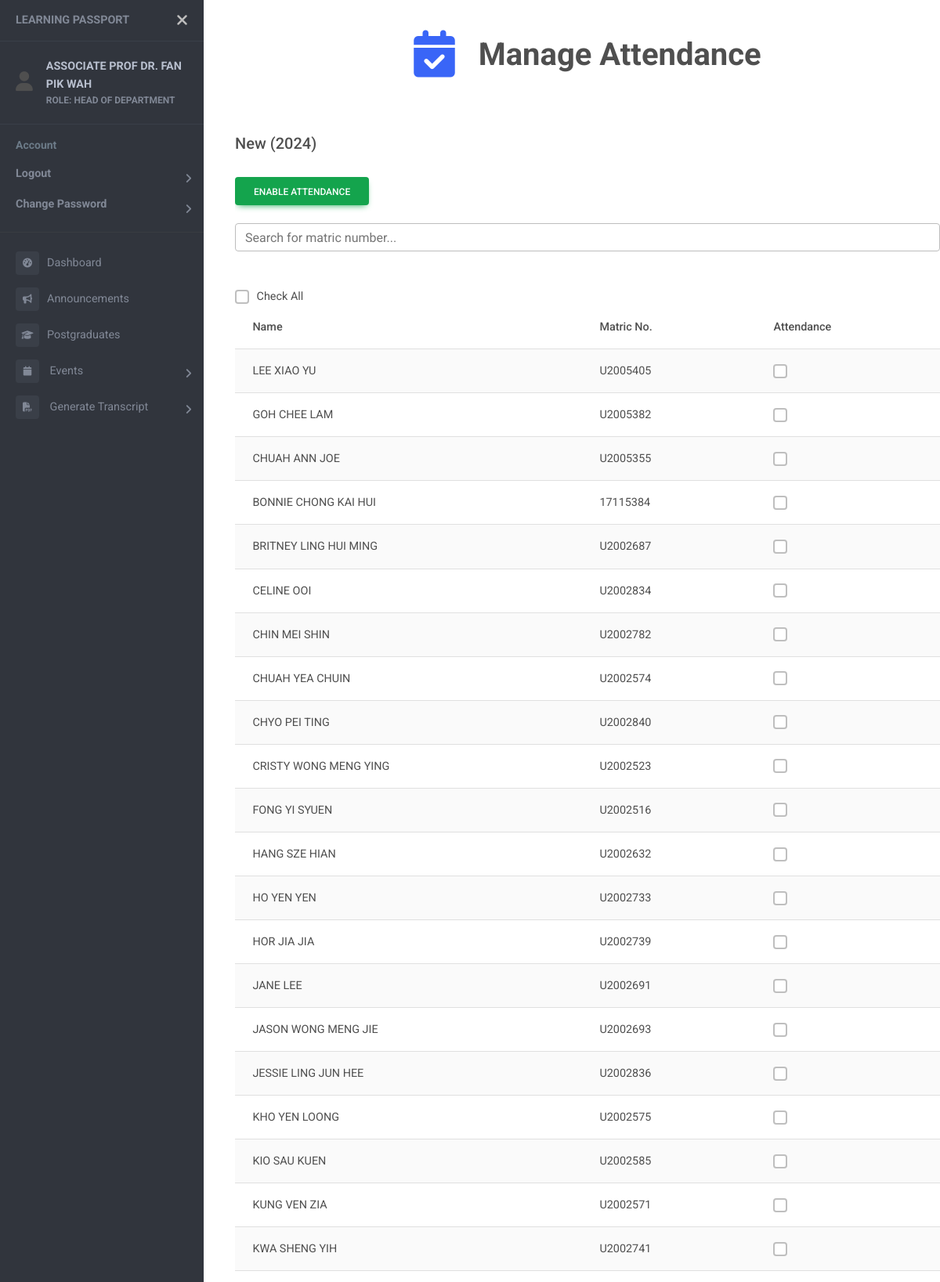
Page /event/admin-attendance/309 (signed in, upper part) on the committed database.
### users/models.py (models this page shows)
class User(AbstractUser):
    objects = UserManager()
    email = models.EmailField('email adress', unique=True)
    USERNAME_FIELD = 'email'
    REQUIRED_FIELDS = []
    first_name = None
    last_name = None
    username = None
    full_name = models.CharField(max_length=50, null=True)
    name_chi = models.CharField(max_length=50, null=True)
    password = models.CharField(max_length=128)
    last_login = models.DateTimeField(auto_now=True)
    ROLES = (
        ("SUPER ADMIN", "SUPER ADMIN"),
        ("ADMIN", "ADMIN"),
        ("HEAD OF DEPARTMENT", "HEAD OF DEPARTMENT"),
        ("LECTURER", "LECTURER"),
        ("STUDENT", "STUDENT"),
    )
    role = models.CharField(max_length=20, choices=ROLES, default="STUDENT")
    is_active = models.BooleanField(default=True)
    contact = models.CharField(max_length=20, null=True)
    address = models.CharField(max_length=100, null=True)
    date_inactive = models.DateField(null=True)

class Student(models.Model):
    user = models.OneToOneField(User, on_delete=models.CASCADE, null=True)
    matric_no = models.CharField(max_length=10)
    Program = (
        (1, "Bachelor of Arts Chinese Studies"),
        (2, "Master of Chinese Studies (Coursework)"),
        (3, "Master of Arts (Research)"),
        (4, "Doctor of Philosophy (Ph.D)"),
    )
    program = models.SmallIntegerField(choices=Program)
    lecturer = models.ForeignKey(Lecturer, on_delete=models.PROTECT)
    enrol_sem = models.ForeignKey(Semester, on_delete=models.SET_NULL, null=True, related_name="enrol_sem")
    grad_sem = models.ForeignKey(Semester, on_delete=models.SET_NULL, null=True, related_name="grad_sem")
    rm_date = models.DateTimeField(null=True)
    pd_date = models.DateTimeField(null=True)
    cd_date = models.DateTimeField(null=True)
    viva_date = models.DateTimeField(null=True)
    rm_status = models.BooleanField(default=False)
    pd_status = models.BooleanField(default=False)
    cd_status = models.BooleanField(default=False)
    viva_status = models.BooleanField(default=False)

### events/models.py (models this page shows)
class Events(models.Model):
    c_name = models.CharField(max_length=50, null=True)
    e_name = models.CharField(max_length=50)
    TYPE = (
        (1, 'Seminar/Talk'),
        (2, 'Conference'),
        (3, 'Proposal Defense'),
        (4, 'Candidature Defense'),
        (5, 'Welcome Week/Month'),
        (6, 'Chinese Studies Night'),
        (7, 'Workshop'),
        (8, 'Others'),
    )
    type = models.SmallIntegerField(choices=TYPE, null=True)
    start = models.DateTimeField(null=True)
    end = models.DateTimeField(null=True)
    year = models.IntegerField()
    venue = models.CharField(max_length=100, null=True)
    desc = models.CharField(max_length=200, null=True)
    internal = models.BooleanField()
    speaker = models.CharField(max_length=50, null=True)
    attendance = models.BooleanField(null=True)
    enable_attendance = models.BooleanField(null=True)
    file = models.FileField(upload_to='event_com/', null=True)
    filename = models.CharField(max_length=100, null=True)
    file_by = models.ForeignKey(Student, on_delete=models.SET_NULL, null=True)
    status = models.BooleanField(null=True)
    poster = models.FileField(upload_to='event_poster/', null=True)

### users/decorators.py (the view)
        def wrap(request, *args, **kwargs):
            if request.user.role in allowed_roles:
                return func(request, *args, **kwargs)
            else:
                raise PermissionDenied

### events/views.py (called while the page is built, shortened)
@login_required
@role_required(['SUPER ADMIN', 'HEAD OF DEPARTMENT', 'LECTURER'])
def adminAttendaceView (request, event_id):
    event = Events.objects.get(id=event_id)
    par_id = list()
    participants = Event_Participants.objects.filter(event_id=event_id, attendance=1)
    for par in participants:
        par_id.append(par.student_id)
    students = Student.objects.filter(user__is_active=True).exclude(id__in=par_id)
    context = {
        "event": event,
        "participants": participants,
        "students": students,
        "page_name": "Manage Attendance",
        "icon": "fa-solid fa-calendar-check fa-xl"
    }
    return render (request, "admin_attendance.html", context)

### templates/admin_attendance.html (shortened to what this page needs)
{% extends "sidebar.html" %}
{% block content %}
{% load static %}
<head>
</head>
<br>
<h5>{{event.e_name}} {% if event.start %} ({{event.start.year}}) {% endif %} </h5>
<br>
<form method="POST">
  {% if not event.enable_attendance %}
  <button type="submit" name="enable" class="btn btn-success" value="{{event.id}}" onclick="return confirm('Confirm to enable attendance for {{event.e_name}}?')">Enable Attendance</button>
  {% else %}
  <button type="disable" name="disable" class="btn btn-danger" value="{{event.id}}" onclick="return confirm('Confirm to disable attendance for {{event.e_name}}?')">Disable Attendance</button>
  {% endif %}
</form>
<br>
<input id="search" type="text" class="form-control" placeholder="Search for matric number..." onkeyup="searchFunction()">
<br><br>
{% if participants or students %}
<form method="POST">
    <table id="attendance_table" class= "table table-striped table-responsive">
        <thead>
            <tr>
                <div class="checkbox select-all">
                    <input id="check-all" class="form-check-input" type="checkbox" id="cc" onclick="javascript:checkAll(this)"/>
                    <label for="check-all">Check All</label>
                  </div>
                <th>Name</th>
                <th>Matric No. </th>
                <th>Attendance</th>
            </tr>
        </thead>
        <tbody>
            {% for student in students %}
                <tr>
                    <td>{{ student.user.full_name }}</td>
                    <td>{{ student.matric_no }}</td>
                    <div class="checkbox rows">
                    <td><input class="form-check-input" type="checkbox" name="{{ student.id }}" {% if participant.attendance %}checked{% endif %}></td>
                    </div>
                </tr>
            {% endfor %}
        </tbody>
    </table>
</form>
{% else %}
<center><sub>No student.</sub></center>
{% endif %}
{% endblock %}

### templates/sidebar.html (shortened to what this page needs)
<!DOCTYPE html>
<html>
<head>
    {% load static %}
    <link rel="stylesheet" href="https://cdnjs.cloudflare.com/ajax/libs/font-awesome/6.4.2/css/all.min.css">
    <link rel="stylesheet" href="{% static 'css/event_list.css' %}">
    <link href="https://cdnjs.cloudflare.com/ajax/libs/mdb-ui-kit/6.4.1/mdb.min.css" rel="stylesheet" />
    <link href="https://fonts.cdnfonts.com/css/mona-sans" rel="stylesheet">
    <link rel="stylesheet" href="{% static 'css/sidebar.css' %}">
</head>
<body>
    <div id="pageWrapper" class="page-wrapper chiller-theme">
        <nav id="sidebar" class="sidebar-wrapper">
            <div class="sidebar-content">
                <div class="sidebar-brand">
                    <a href="#">Learning Passport</a>
                    <div id="close-sidebar">
                        <i class="fas fa-times"></i>
                    </div>
                </div>
                {% if request.user.is_authenticated %}
                    <div class="sidebar-header">
                        <div style="display: flex; vertical-align: middle; align-items: center;">
                            <div>
                                <i class="fa fa-user" style="font-size:25px"></i>
                            </div>
                            <div class="user-info">
                                <span class="user-name">
                                    <strong>{{ request.user.full_name }}</strong>
                                </span>
                                <span class="user-role">
                                    <strong>ROLE: {{ request.user.get_role_display }}</strong>
                                </span>
                            </div>
                        </div>
                    </div>
                {% endif %}
                <div class="sidebar-menu">
                    <ul>
                        <li class="header-menu">
                            <span>Account</span>
                            <ul id="userAction">
                                {% if request.user.is_authenticated %}
                                    <li class="sidebar-dropdown">
                                        <a href="{% url 'logout' %}"><strong>Logout</strong></a>
                                    </li>
                                    <li class="sidebar-dropdown">
                                        <a href="{% url 'change-password' %}"><strong>Change Password</strong></a>
                                    </li>
                                    <hr>
                                {% else %}
                                    <li class="sidebar-dropdown">
                                        <a href="{% url 'login' %}"><strong>Login</strong></a>
                                    </li>
                                {% endif %}
                            </ul>
                        </li>
                        {% if request.user.is_authenticated %}
                            <li class="sidebar-item">
                                <a href="{% url 'dashboard' %}"><i class="fa-solid fa-tachometer-alt"></i>Dashboard</a>
                            </li>
                            <li class="sidebar-item">
                                <a href="{% url 'announcements' %}"><i class="fa-solid fa-bullhorn"></i>Announcements</a>
                            </li>
                            {% if not 'STUDENT' in request.user.role %}
                                <li class="sidebar-item">
                                    <a href="{% url 'postgrad' %}"><i class="fa-solid fa-graduation-cap"></i>Postgraduates</a>
                                </li>
                            {% endif %}
                            <li class="sidebar-dropdown">
                                <a href="#">
                                    <i class="fa fa-calendar"></i>
                                    <span>Events</span>
                                </a>
                            </li>
                            {% if request.user.role in "SUPER ADMIN LECTURER HEAD OF DEPARTMENT" %}
                            <li class="sidebar-dropdown">
                                <a href="#">
                                    <i class="fa-solid fa-file-pdf"></i></i>
                                    <span>Generate Transcript</span>
                                </a>
                            </li>
                            {% endif %}
                    </ul>
                    {% endif %}
                </div>
            </div>
        </nav>
        <main class="page-content">
            <br>
            {% if page_name or icon %}
            <div class="container-fluid header">
                <br>
                <h1><strong><center>
                    <i class="{{icon}}"></i>
                    {{page_name}}
                </center></strong></h1>
                <br><br>
            </div>
            {% endif %}
            <div class="container-fluid" style="overflow-x: auto;">
                {% block content %}{% endblock %}
            </div>
        </main>
    </div>
</body>
</html>

### static/css/sidebar.css (style rules this page uses)
body { font-size: 0.9rem; }
.header i { color:#3965f7; }
.page-wrapper .sidebar-wrapper, .sidebar-wrapper .sidebar-brand > a, .sidebar-wrapper .sidebar-dropdown > a:after, .sidebar-wrapper .sidebar-menu .sidebar-dropdown .sidebar-submenu li a:before, .sidebar-wrapper ul li a i, .page-wrapper .page-content, .sidebar-wrapper .sidebar-search input.search-menu, .sidebar-wrapper .sidebar-search .input-group-text, .sidebar-wrapper .sidebar-menu ul li a, #show-sidebar, #close-sidebar { -webkit-transition: all 0.3s ease; -moz-transition: all 0.3s ease; -ms-transition: all 0.3s ease; -o-transition: all 0.3s ease; transition: all 0.3s ease; }
.page-wrapper { height: 100vh; }
.page-wrapper.toggled .sidebar-wrapper { left: 0px; }
@media screen and (min-width: 768px) { .page-wrapper.toggled .page-content { padding-left: 300px; } }
.sidebar-wrapper { width: 260px; height: 100%; max-height: 100%; position: fixed; top: 0; left: -300px; z-index: 999; }
.sidebar-wrapper ul { list-style-type: none; padding: 0; margin: 0; }
.sidebar-wrapper a { text-decoration: none; }
.sidebar-content { max-height: calc(100% - 30px); height: calc(100% - 30px); overflow-y: auto; position: relative; }
.sidebar-wrapper .sidebar-brand { padding: 10px 20px; display: flex; align-items: center; }
.sidebar-wrapper .sidebar-brand > a { text-transform: uppercase; font-weight: bold; flex-grow: 1; }
.sidebar-wrapper .sidebar-brand #close-sidebar { cursor: pointer; font-size: 20px; }
.sidebar-wrapper .sidebar-header { padding: 20px; overflow: hidden; }
.sidebar-wrapper .sidebar-header .user-info { float: left; }
.sidebar-wrapper .sidebar-header .user-info > span { display: block; }
.sidebar-wrapper .sidebar-header .user-info .user-role { font-size: 12px; }
.sidebar-wrapper .sidebar-menu { padding-bottom: 10px; }
.sidebar-wrapper .sidebar-menu .header-menu span { font-weight: bold; font-size: 14px; padding: 15px 20px 5px 20px; display: inline-block; }
.sidebar-wrapper .sidebar-menu ul li a { display: inline-block; width: 100%; text-decoration: none; position: relative; padding: 8px 30px 8px 20px; }
.sidebar-wrapper .sidebar-menu ul li a i { margin-right: 10px; font-size: 12px; width: 30px; height: 30px; line-height: 30px; text-align: center; border-radius: 4px; }
.sidebar-wrapper .sidebar-menu .sidebar-dropdown > a:after { font-family: "Font Awesome 5 Free"; font-weight: 900; content: "\f105"; font-style: normal; display: inline-block; font-style: normal; font-variant: normal; text-rendering: auto; -webkit-font-smoothing: antialiased; -moz-osx-font-smoothing: grayscale; text-align: center; background: 0 0; position: absolute; right: 15px; top: 14px; }
.page-wrapper .page-content { display: inline-block; width: 100%; padding-left: 0px; padding-top: 0px; }
.page-wrapper .page-content > div { padding: 0px 0px; }
.page-wrapper .page-content { overflow-x: hidden; }
.chiller-theme .sidebar-wrapper { background: #31353D; }
.chiller-theme .sidebar-wrapper .sidebar-header, .chiller-theme .sidebar-wrapper .sidebar-search, .chiller-theme .sidebar-wrapper .sidebar-menu { border-top: 1px solid #3a3f48; }
.chiller-theme .sidebar-wrapper .sidebar-header .user-info .user-role, .chiller-theme .sidebar-wrapper .sidebar-header .user-info .user-status, .chiller-theme .sidebar-wrapper .sidebar-search input.search-menu, .chiller-theme .sidebar-wrapper .sidebar-search .input-group-text, .chiller-theme .sidebar-wrapper .sidebar-brand>a, .chiller-theme .sidebar-wrapper .sidebar-menu ul li a, .chiller-theme .sidebar-footer>a { color: #818896; }
.chiller-theme .sidebar-wrapper .sidebar-menu ul li:hover>a, .chiller-theme .sidebar-wrapper .sidebar-menu .sidebar-dropdown.active>a, .chiller-theme .sidebar-wrapper .sidebar-header .user-info, .chiller-theme .sidebar-wrapper .sidebar-brand>a:hover, .chiller-theme .sidebar-footer>a:hover i { color: #b8bfce; }
.page-wrapper.chiller-theme.toggled #close-sidebar { color: #bdbdbd; }
.chiller-theme .sidebar-wrapper .sidebar-menu ul li a i, .chiller-theme .sidebar-wrapper .sidebar-menu .sidebar-dropdown div, .chiller-theme .sidebar-wrapper .sidebar-search input.search-menu, .chiller-theme .sidebar-wrapper .sidebar-search .input-group-text { background: #3a3f48; }
.chiller-theme .sidebar-wrapper .sidebar-menu .header-menu span { color: #6c7b88; }

### rows in the picture
User: user.full_name "ASSOCIATE PROF DR. FAN PIK WAH", user.role "HEAD OF DEPARTMENT"
Events: e_name "New", start.year "2024"
Student: user.full_name "LEE XIAO YU", matric_no "U2005405"
Student: user.full_name "GOH CHEE LAM", matric_no "U2005382"
Student: user.full_name "CHUAH ANN JOE", matric_no "U2005355"
Student: user.full_name "BONNIE CHONG KAI HUI", matric_no "17115384"
Student: user.full_name "BRITNEY LING HUI MING", matric_no "U2002687"
Student: user.full_name "CELINE OOI", matric_no "U2002834"
Student: user.full_name "CHIN MEI SHIN", matric_no "U2002782"
Student: user.full_name "CHUAH YEA CHUIN", matric_no "U2002574"
Student: user.full_name "CHYO PEI TING", matric_no "U2002840"
Student: user.full_name "CRISTY WONG MENG YING", matric_no "U2002523"
Student: user.full_name "FONG YI SYUEN", matric_no "U2002516"
Student: user.full_name "HANG SZE HIAN", matric_no "U2002632"
Student: user.full_name "HO YEN YEN", matric_no "U2002733"
Student: user.full_name "HOR JIA JIA", matric_no "U2002739"
Student: user.full_name "JANE LEE", matric_no "U2002691"
Student: user.full_name "JASON WONG MENG JIE", matric_no "U2002693"
Student: user.full_name "JESSIE LING JUN HEE", matric_no "U2002836"
Student: user.full_name "KHO YEN LOONG", matric_no "U2002575"
Student: user.full_name "KIO SAU KUEN", matric_no "U2002585"
Student: user.full_name "KUNG VEN ZIA", matric_no "U2002571"
Student: user.full_name "KWA SHENG YIH", matric_no "U2002741"

### other values in the picture
{{ page_name }} "Manage Attendance"
